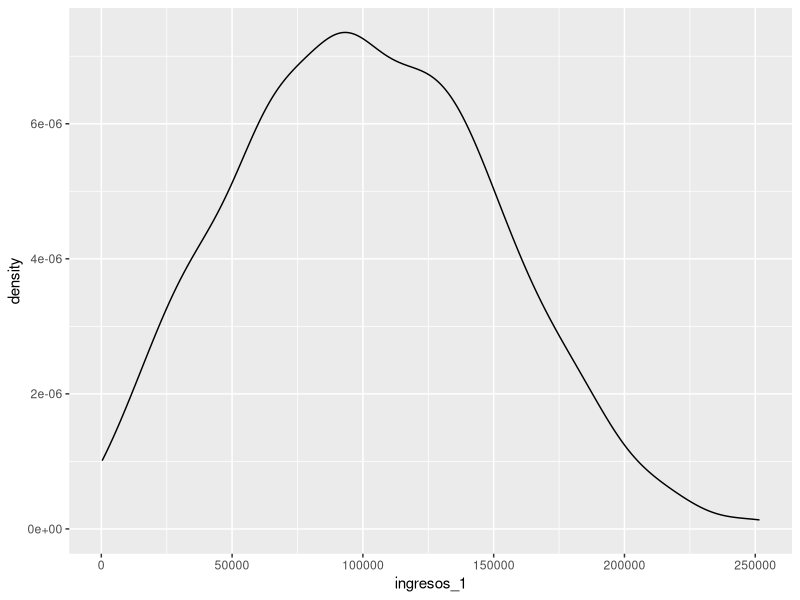
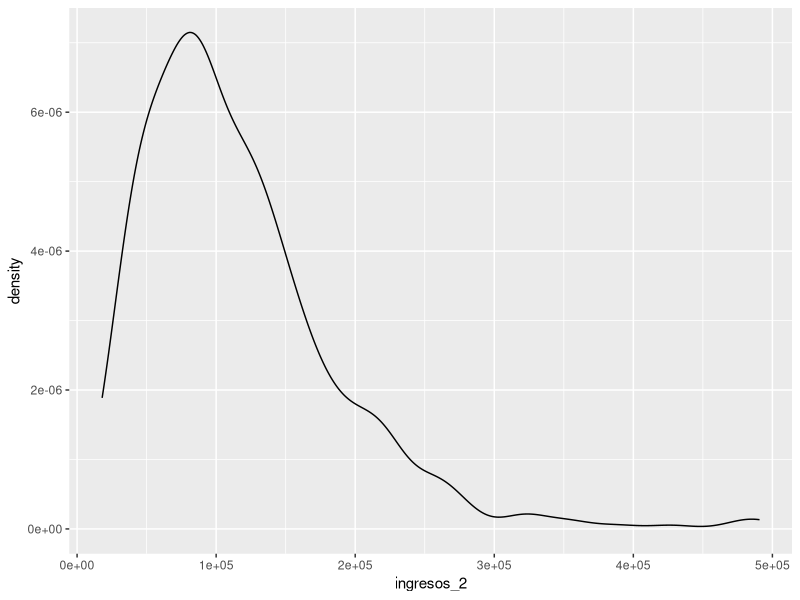
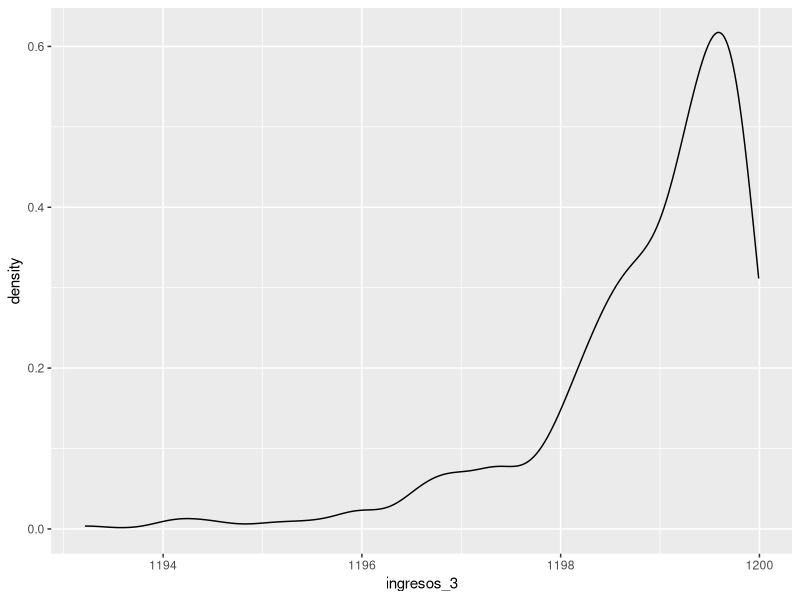
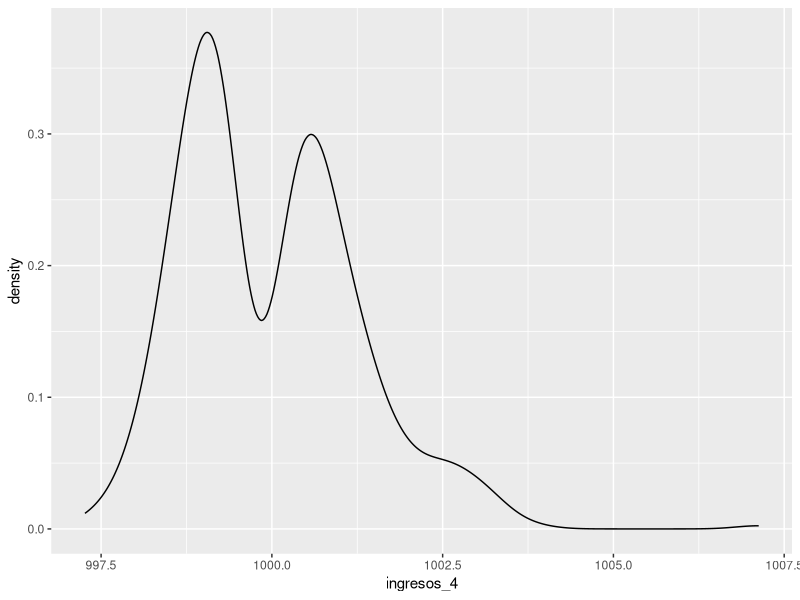
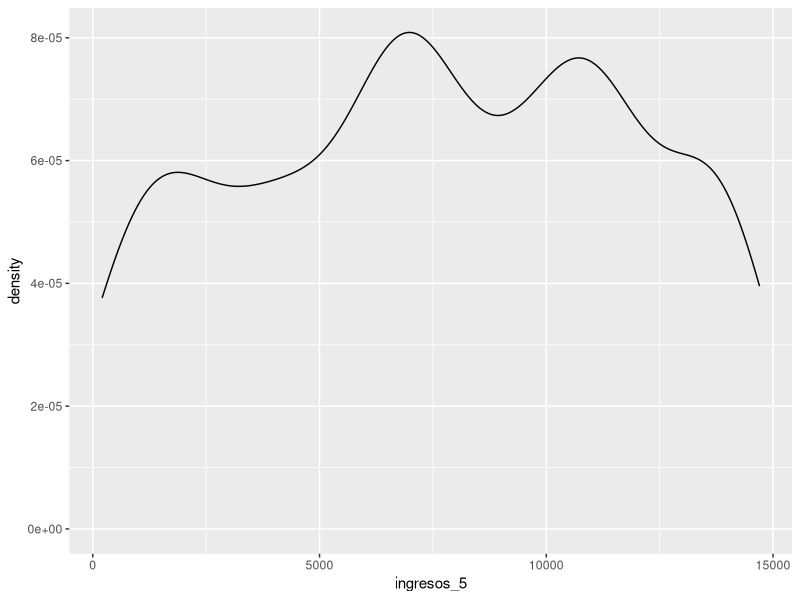
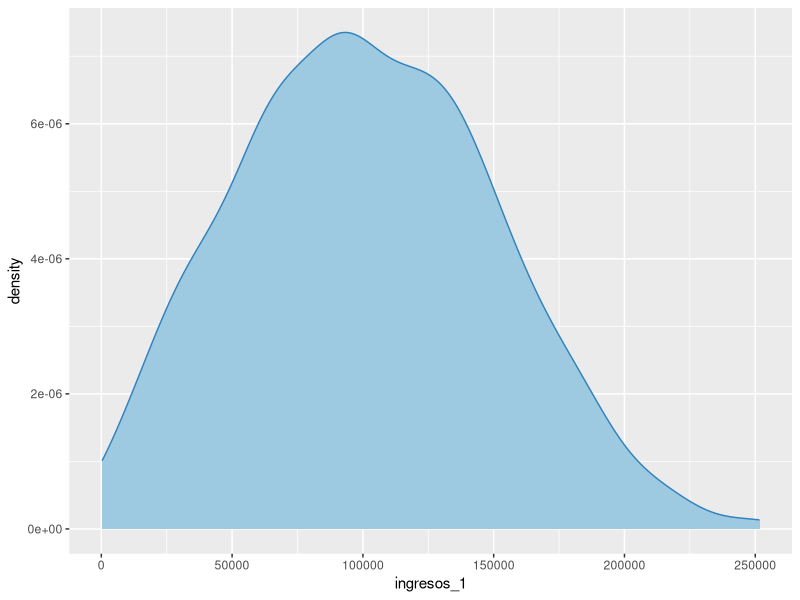
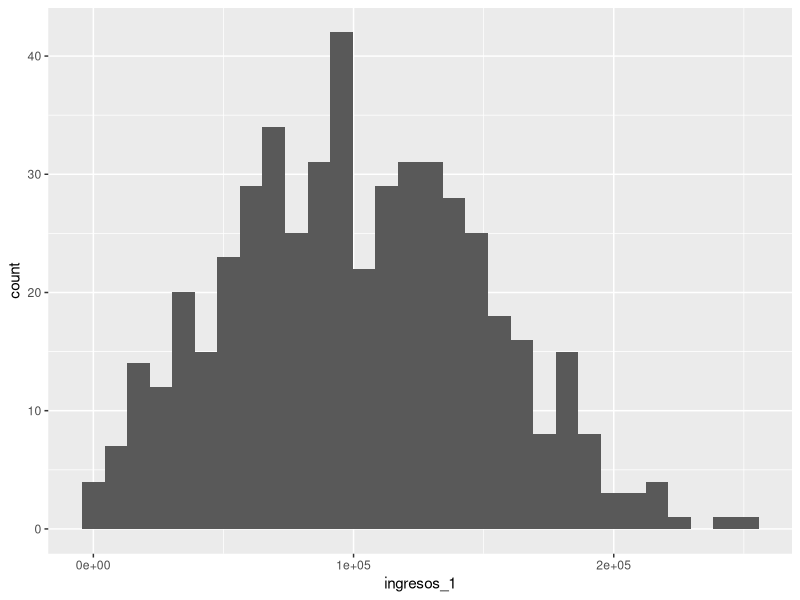
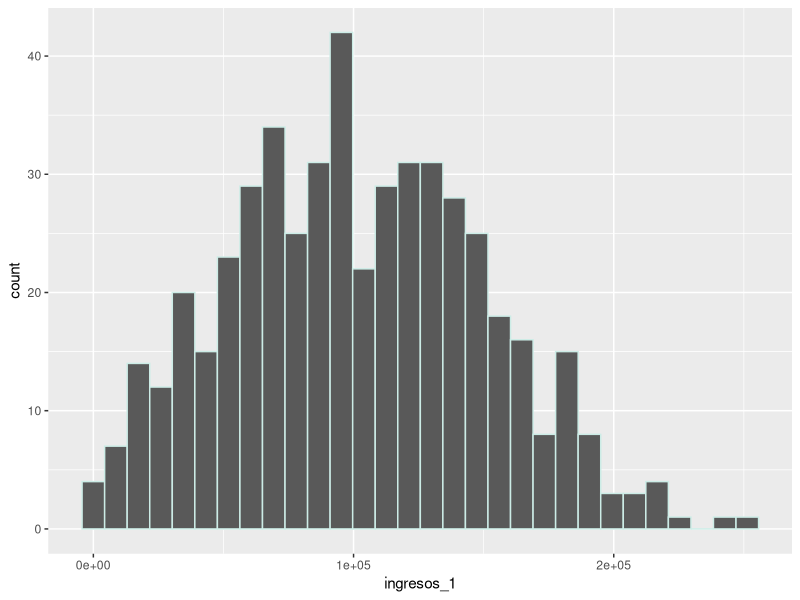

The R source for these figures, in order:
#TALLER 1 CAPA GEOMETRÍA 
#GEOMETRIA PARA MOSTRAR DISTRIBUCIÓN GRAFICOS DE DENSIDAD E HISTOGRAMA

library(ggplot2)
library(readxl)
library(dplyr)
datos <- read_excel("ingresos.xlsx", sheet = 1)
#Taller 1 - Clase 1

#CAPA GEOMETRIA

#####
#1 Gráfico de densidad
#####
#a Gráfico de densidad básico
grafico_ingresos_1 <- ggplot(datos, aes(x = ingresos_1)) + geom_density()
grafico_ingresos_1  

datos_1 <- read_excel("ingresos.xlsx", sheet = 2)
grafico_ingresos_2 <- ggplot(datos_1, aes(x = ingresos_2)) + geom_density()
grafico_ingresos_2

grafico_ingresos_3 <- ggplot(datos, aes(x = ingresos_3)) + geom_density()
grafico_ingresos_3

grafico_ingresos_4 <- ggplot(datos, aes(x = ingresos_4)) + geom_density()
grafico_ingresos_4

grafico_ingresos_5 <- ggplot(datos, aes(x = ingresos_5)) + geom_density()
grafico_ingresos_5



#b cambiar color de relleno y de línea de trazado de la densidad 
grafico_ingresos <- ggplot(datos, aes(x = ingresos_1)) + 
  geom_density(color="#3182bd", fill = "#9ecae1")
grafico_ingresos  

#####
#2 Histograma
#####

#Grafico Histograma
#a Realice un gráfico empleando geom_histogram 
grafico_histo <- ggplot(datos, aes(x = ingresos_1)) +  geom_histogram() 
grafico_histo 

#b Cambia el color del borde de las barras

grafico_histo <- ggplot(datos, aes(x = ingresos_1)) + geom_histogram(col = "#ccece6") 
grafico_histo

#c Cambia el color de relleno de las barras
grafico_histo <- ggplot(datos, aes(x = ingresos_1)) + geom_histogram(col = "#ccece6",
                                                                     fill= "#41ae76") 
grafico_histo

# Contiune Pto 1
# c . Ahora al gráfico anterior adicionalmente agrega un relleno semitransparente.
# Ahora cambiar el tipo de la línea de trazado de la densidad emplea:Ahora cambiar el tipo de la línea de trazado de la densidad emplea:
#  linetype="dashed"
# De acuerdo con lo visto en clase analiza la capa donde debes ubicar este argumento.

grafico_ingresos_1 <- ggplot(datos, aes(x = ingresos_1)) + 
  geom_density(fill="violet",
               alpha=0.4, # alpha => transparency,
               linetype="dashed"
               )
grafico_ingresos_1

# d. Ahora realiza un gráfico de densidad con la variable "ingresos_1" pero en esta 
# ocasión por grupo empleando la variable "genero" (Para analizar este punto recuerda 
# lo visto en clase).
grafico_ingresos_1_by_genre <- ggplot(datos, aes(x = ingresos_1, color = genero)) + 
  geom_density(
    fill="blue",
    # alpha=0.4, # alpha => transparency,
    linetype="twodash"
  )
grafico_ingresos_1_by_genre

#e. Ahora al gráfico de densidad realizado en el punto (d), cambia el color de la línea 
# de la densidad. Emplea:
#  scale_color_manual(values=c("#999999", "#E69F00"))
# Adiciona este argumento después de la capa de geometría. Qué resultado obtuviste? 
# Intenta modificar los colores empleando los colores base o diferentes colores de la 
# paleta de colores https://colorbrewer2.org/#type=sequential&scheme=BuGn&n=3

grafico_ingresos_1_by_genre <- ggplot(datos, aes(x = ingresos_1, color = genero)) + 
  geom_density(
    fill="blue",
    #alpha=0.4, # alpha => transparency,
    # linetype="twodash"
  ) +
  scale_color_manual(values=c("#999999", "#E69F00"))

grafico_ingresos_1_by_genre

#f. Ahora realiza un al gráfico de densidad con la misma variable "ingresos_1" 
#con relleno de la densidad. Adicionalmente, emplea un relleno semitransparente  
#alpha=0.4. Nota: El color de relleno se puede cambiar empleando los grupos!

grafico_ingresos_1_by_genre <- ggplot(datos, aes(x = ingresos_1, color = genero)) + 
  geom_density(
    fill="blue",
    alpha=0.4, # alpha => transparency,
    # linetype="twodash"
  ) +
  scale_color_manual(values=c("#999999", "#E69F00"))

grafico_ingresos_1_by_genre

# g. Ahora realiza un gráfico igual que el  anterior y en esta ocasión modifica
# el color de relleno de la densidad. Emplea: 
# scale_fill_manual(values=c("#999999", "#56B4E9")).

grafico_ingresos_1_by_genre <- ggplot(datos, aes(x = ingresos_1, color = genero)) + 
  geom_density(
    #fill="blue",
    #alpha=0.4, # alpha => transparency,
    # linetype="twodash"
  ) +
  scale_fill_manual(values=c("#e6550d50", "#56B4E950"))

grafico_ingresos_1_by_genre

#h. Ahora modifica el color de las línea de densidad
grafico_ingresos_1_by_genre <- ggplot(datos, aes(x = ingresos_1, color = genero)) + 
  geom_density(
    #fill="blue",
    #alpha=0.4, # alpha => transparency,
    # linetype="twodash"
  ) +
  scale_color_manual(values=c("black", "#E69F00")) +
  scale_fill_manual(values=c("#e6550d", "#56B4E9"))

grafico_ingresos_1_by_genre
